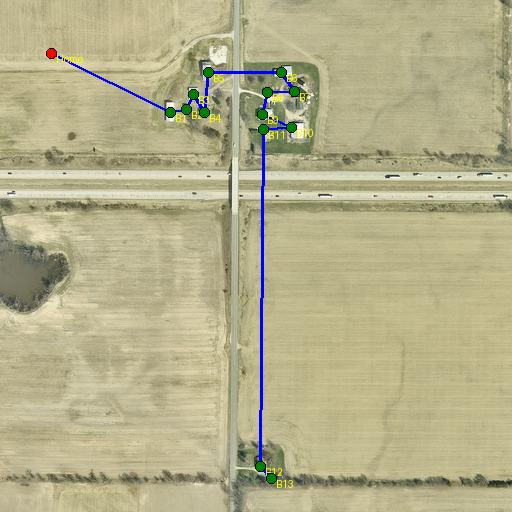
#> input picture pathplan/benchmark-UAV-VLPA-nano-30/identified_images_mp/1.jpg, 512 x 512 px, found by its file name
$ python draw_circles.py
#> lines starting #> are read from the running program, lines starting #| are printed output that depends on the picture
import os
from PIL import Image, ImageDraw

def draw_dots_and_lines_on_image(image_path, json_data, output_folder='identified_images', output_path='sample_pic0.jpg', obstacle=False):
    # Open the image
#> called with image_path = 'new_data/1.jpg', output_folder = 'identified_images', output_path = 'output_image33.png', obstacle = False
    image = Image.open(image_path)
#> image is the input picture: PIL image 512x512 RGB; mean R, G, B 180.7, 175.6, 139.1
    draw = ImageDraw.Draw(image, 'RGBA')

    # Get image dimensions
    width, height = image.size
#> width = 512; height = 512

    # Define colors for the dots and lines
    dot_color = (128, 0, 128)  # Purple
    obstacle_color = (250, 50, 200, 150)
    line_color = (255, 255, 0)  # Yellow
    if obstacle:
        dot_size = 25  # Size of the dot
    else:
        dot_size = 5
    # Store pixel coordinates for line drawing
    pixel_coordinates = []

    # Iterate through the JSON data
    for object, data in json_data.items():
        # Extract coordinates
        coordinates = data['coordinates']
        x_percent = coordinates[0]
        y_percent = coordinates[1]

        # Convert percentage to pixel values
        x_pixel = (x_percent / 100) * width
        y_pixel = (y_percent / 100) * height

        # Draw a dot on the image
        if obstacle:
            draw.ellipse((x_pixel - dot_size, y_pixel - dot_size, x_pixel + dot_size, y_pixel + dot_size), fill=obstacle_color, width = 4)
        else:
            draw.ellipse((x_pixel - dot_size, y_pixel - dot_size, x_pixel + dot_size, y_pixel + dot_size), fill=dot_color)

        # Store the pixel coordinates for line drawing
        pixel_coordinates.append((x_pixel, y_pixel))
#> after the loop, pixel_coordinates = [(205.8, 202.2), (244.2, 199.7), (332.3, 210.9), (333.8, 450), (410.6, 106)]

    # Create output folder if it doesn't exist
    if not os.path.exists(output_folder):
        os.makedirs(output_folder)

    # Save the modified image
    #output_path = os.path.join(output_folder, 'output_image33.png')
    image.save(output_path, dpi=(300, 300))
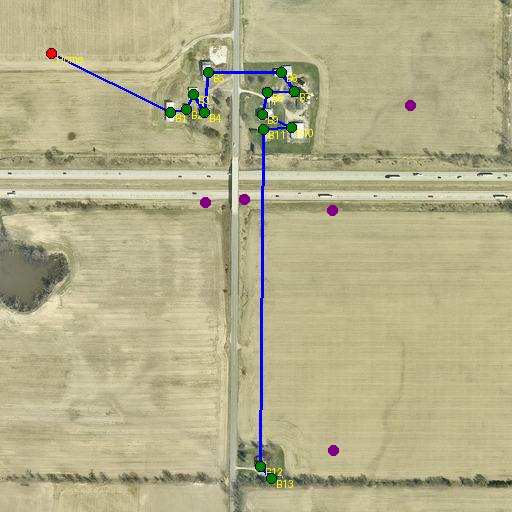
#> saved as output_image33.png: PIL image 512x512 RGB; mean R, G, B 180.6, 175.3, 139.1
    print(f"Image saved to {output_path}")

def draw_lines_from_coordinates(image_path, coords_list, output_folder='identified_images', output_path='sample_pic0.jpg', obstacle=False):
    # Open the image
    image = Image.open(image_path)
    draw = ImageDraw.Draw(image)

    # Define color for the lines
    line_color = (255, 255, 0)  # Yellow
    # Store pixel coordinates for line drawing
    pixel_coordinates = []

    # Iterate through the JSON data
    for coords in coords_list:
        x_pixel = coords[0]
        y_pixel = coords[1]

        # Store the pixel coordinates for line drawing
        pixel_coordinates.append((x_pixel, y_pixel))

    # Draw lines connecting the dots
    for i in range(len(pixel_coordinates) - 1):
        draw.line([pixel_coordinates[i], pixel_coordinates[i + 1]], fill=line_color, width=2)

    # Create output folder if it doesn't exist
    if not os.path.exists(output_folder):
        os.makedirs(output_folder)

    # Save the modified image
    # output_path = os.path.join(output_folder, 'output_image33.png')
    image.save(output_path)
    print(f"Image saved to {output_path}")

if __name__=='__main__':

    # Example JSON data
    json_data = {
        'building_1': {'type': 'building', 'coordinates': [40.2, 39.5]},
        'building_2': {'type': 'building', 'coordinates': [47.7, 39.0]},
        'building_3': {'type': 'building', 'coordinates': [64.9, 41.2]},
        'building_4': {'type': 'building', 'coordinates': [65.2, 87.9]},
        'building_5': {'type': 'building', 'coordinates': [80.2, 20.7]}
    }
    # Example usage
    image_path = 'new_data/1.jpg'  # Replace with your image path
    draw_dots_and_lines_on_image(image_path, json_data, output_path='output_image33.png')

$ run again, with pathplan/benchmark-UAV-VLPA-nano-30/identified_images_mp/10.jpg copied over pathplan/benchmark-UAV-VLPA-nano-30/identified_images_mp/1.jpg
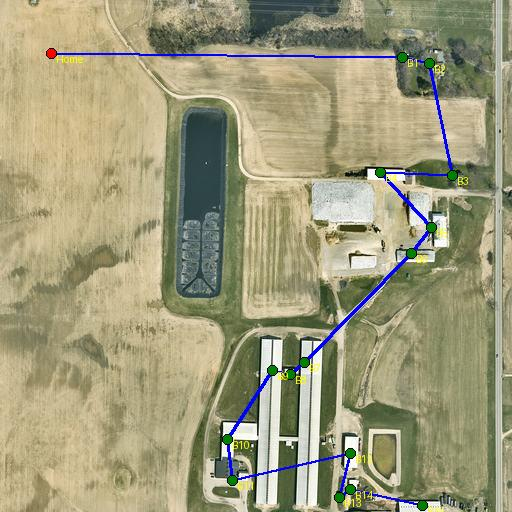
#> input picture pathplan/benchmark-UAV-VLPA-nano-30/identified_images_mp/10.jpg, 512 x 512 px, found by its file name
#> in draw_dots_and_lines_on_image, image is the input picture: PIL image 512x512 RGB; mean R, G, B 158.6, 154.9, 123.1
#> after the loop in draw_dots_and_lines_on_image, `for object, data in json_data.items():`: pixel_coordinates = [(205.8, 202.2), (244.2, 199.7), (332.3, 210.9), (333.8, 450), (410.6, 106)]
#> in draw_dots_and_lines_on_image, `image.save(output_path, dpi=(300, 300))`:
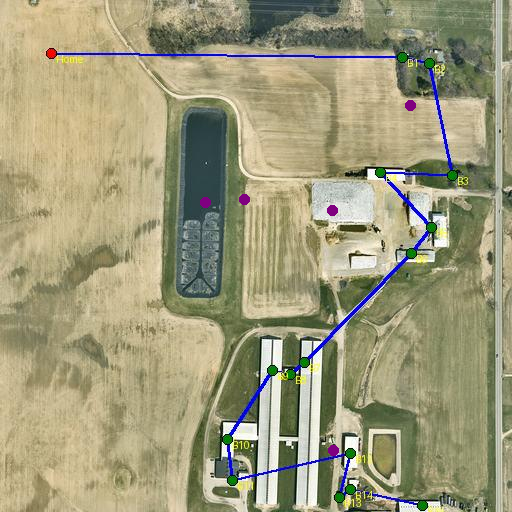
#> saved as output_image33.png: PIL image 512x512 RGB; mean R, G, B 158.5, 154.6, 123

$ run again, with pathplan/benchmark-UAV-VLPA-nano-30/identified_images_mp/11.jpg copied over pathplan/benchmark-UAV-VLPA-nano-30/identified_images_mp/1.jpg
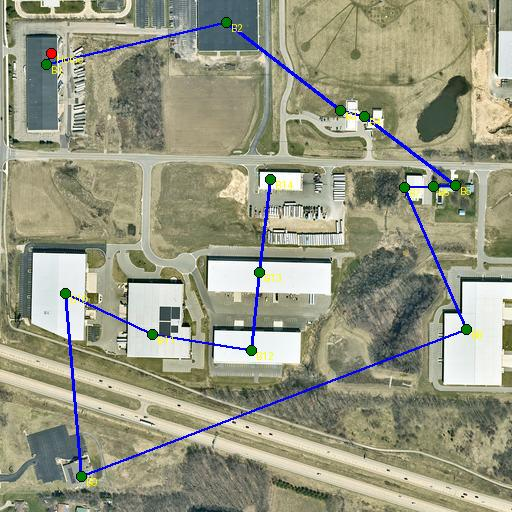
#> input picture pathplan/benchmark-UAV-VLPA-nano-30/identified_images_mp/11.jpg, 512 x 512 px, found by its file name
#> in draw_dots_and_lines_on_image, image is the input picture: PIL image 512x512 RGB; mean R, G, B 150.8, 151.5, 130.1
#> after the loop in draw_dots_and_lines_on_image, `for object, data in json_data.items():`: pixel_coordinates = [(205.8, 202.2), (244.2, 199.7), (332.3, 210.9), (333.8, 450), (410.6, 106)]
#> in draw_dots_and_lines_on_image, `image.save(output_path, dpi=(300, 300))`:
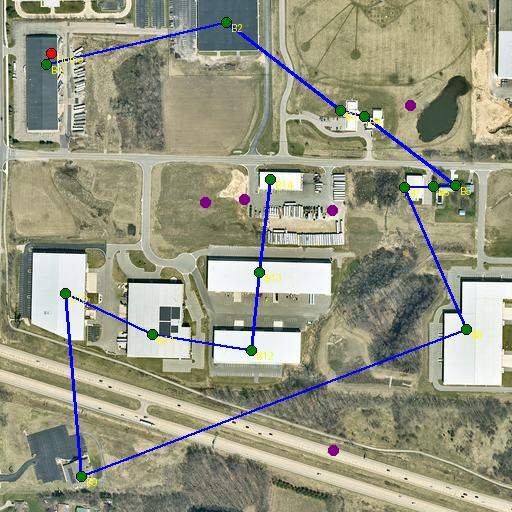
#> saved as output_image33.png: PIL image 512x512 RGB; mean R, G, B 150.6, 151.2, 130.1

$ run again, with pathplan/benchmark-UAV-VLPA-nano-30/identified_images_mp/12.jpg copied over pathplan/benchmark-UAV-VLPA-nano-30/identified_images_mp/1.jpg
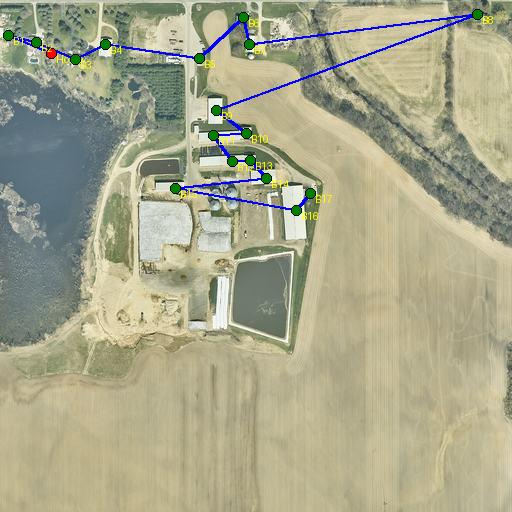
#> input picture pathplan/benchmark-UAV-VLPA-nano-30/identified_images_mp/12.jpg, 512 x 512 px, found by its file name
#> in draw_dots_and_lines_on_image, image is the input picture: PIL image 512x512 RGB; mean R, G, B 168, 166.9, 139.7
#> after the loop in draw_dots_and_lines_on_image, `for object, data in json_data.items():`: pixel_coordinates = [(205.8, 202.2), (244.2, 199.7), (332.3, 210.9), (333.8, 450), (410.6, 106)]
#> in draw_dots_and_lines_on_image, `image.save(output_path, dpi=(300, 300))`:
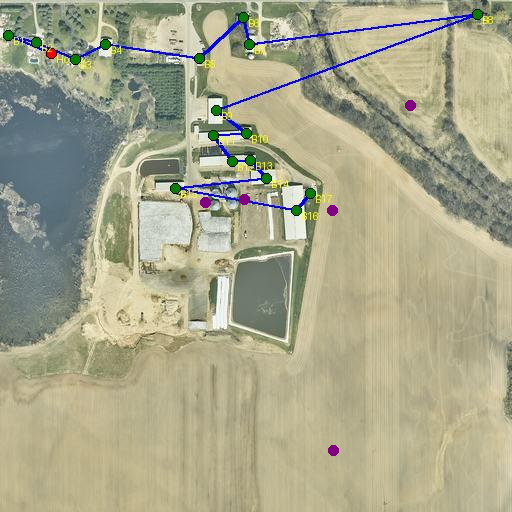
#> saved as output_image33.png: PIL image 512x512 RGB; mean R, G, B 167.9, 166.6, 139.7
